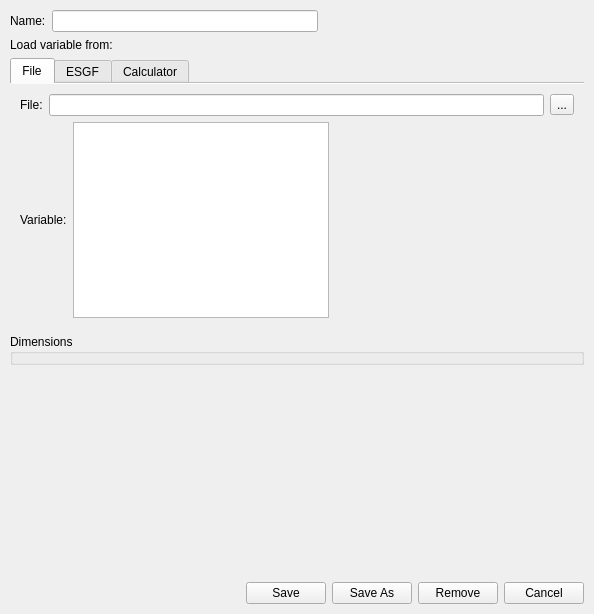
<?xml version="1.0" encoding="UTF-8"?>
<ui version="4.0">
 <class>VariableProperties</class>
 <widget class="QWidget" name="VariableProperties">
  <property name="geometry">
   <rect>
    <x>0</x>
    <y>0</y>
    <width>594</width>
    <height>614</height>
   </rect>
  </property>
  <property name="windowTitle">
   <string>Variable Properties</string>
  </property>
  <layout class="QVBoxLayout" name="verticalLayout">
   <property name="spacing">
    <number>-1</number>
   </property>
   <property name="margin">
    <number>10</number>
   </property>
   <item>
    <layout class="QHBoxLayout" name="horizontalLayout_2">
     <item>
      <widget class="QLabel" name="lblName">
       <property name="text">
        <string>Name:</string>
       </property>
      </widget>
     </item>
     <item>
      <widget class="QLineEdit" name="nameEdit"/>
     </item>
     <item>
      <spacer name="horizontalSpacer_2">
       <property name="orientation">
        <enum>Qt::Horizontal</enum>
       </property>
       <property name="sizeHint" stdset="0">
        <size>
         <width>40</width>
         <height>20</height>
        </size>
       </property>
      </spacer>
     </item>
    </layout>
   </item>
   <item>
    <widget class="QLabel" name="lblLoadFrom">
     <property name="text">
      <string>Load variable from:</string>
     </property>
    </widget>
   </item>
   <item>
    <widget class="QTabWidget" name="originTabWidget">
     <property name="currentIndex">
      <number>0</number>
     </property>
     <property name="documentMode">
      <bool>true</bool>
     </property>
     <widget class="QWidget" name="tabFile">
      <attribute name="title">
       <string>File</string>
      </attribute>
      <layout class="QVBoxLayout" name="verticalLayout_2">
       <property name="margin">
        <number>10</number>
       </property>
       <item>
        <layout class="QHBoxLayout" name="horizontalLayout_3">
         <item>
          <widget class="QLabel" name="lblFile">
           <property name="text">
            <string>File:</string>
           </property>
          </widget>
         </item>
         <item>
          <widget class="QLineEdit" name="fileEdit"/>
         </item>
         <item>
          <widget class="QToolButton" name="tbOpenFile">
           <property name="text">
            <string>...</string>
           </property>
          </widget>
         </item>
        </layout>
       </item>
       <item>
        <layout class="QHBoxLayout" name="horizontalLayout_4">
         <item>
          <widget class="QLabel" name="lblVariable">
           <property name="text">
            <string>Variable:</string>
           </property>
          </widget>
         </item>
         <item>
          <widget class="QListWidget" name="listWidget"/>
         </item>
         <item>
          <spacer name="horizontalSpacer_3">
           <property name="orientation">
            <enum>Qt::Horizontal</enum>
           </property>
           <property name="sizeHint" stdset="0">
            <size>
             <width>40</width>
             <height>20</height>
            </size>
           </property>
          </spacer>
         </item>
        </layout>
       </item>
      </layout>
     </widget>
     <widget class="QWidget" name="tabESGF">
      <attribute name="title">
       <string>ESGF</string>
      </attribute>
     </widget>
     <widget class="QWidget" name="tabCalc">
      <attribute name="title">
       <string>Calculator</string>
      </attribute>
     </widget>
    </widget>
   </item>
   <item>
    <widget class="QGroupBox" name="gbDimensions">
     <property name="title">
      <string>Dimensions</string>
     </property>
    </widget>
   </item>
   <item>
    <spacer name="verticalSpacer">
     <property name="orientation">
      <enum>Qt::Vertical</enum>
     </property>
     <property name="sizeHint" stdset="0">
      <size>
       <width>20</width>
       <height>40</height>
      </size>
     </property>
    </spacer>
   </item>
   <item>
    <layout class="QHBoxLayout" name="horizontalLayout">
     <item>
      <spacer name="horizontalSpacer">
       <property name="orientation">
        <enum>Qt::Horizontal</enum>
       </property>
       <property name="sizeHint" stdset="0">
        <size>
         <width>40</width>
         <height>20</height>
        </size>
       </property>
      </spacer>
     </item>
     <item>
      <widget class="QPushButton" name="btnSave">
       <property name="text">
        <string>Save</string>
       </property>
      </widget>
     </item>
     <item>
      <widget class="QPushButton" name="btnSaveAs">
       <property name="text">
        <string>Save As</string>
       </property>
      </widget>
     </item>
     <item>
      <widget class="QPushButton" name="btnRemove">
       <property name="text">
        <string>Remove</string>
       </property>
      </widget>
     </item>
     <item>
      <widget class="QPushButton" name="btnCancel">
       <property name="text">
        <string>Cancel</string>
       </property>
      </widget>
     </item>
    </layout>
   </item>
  </layout>
 </widget>
 <resources>
  <include location="uvcdat.qrc"/>
 </resources>
 <connections/>
</ui>
